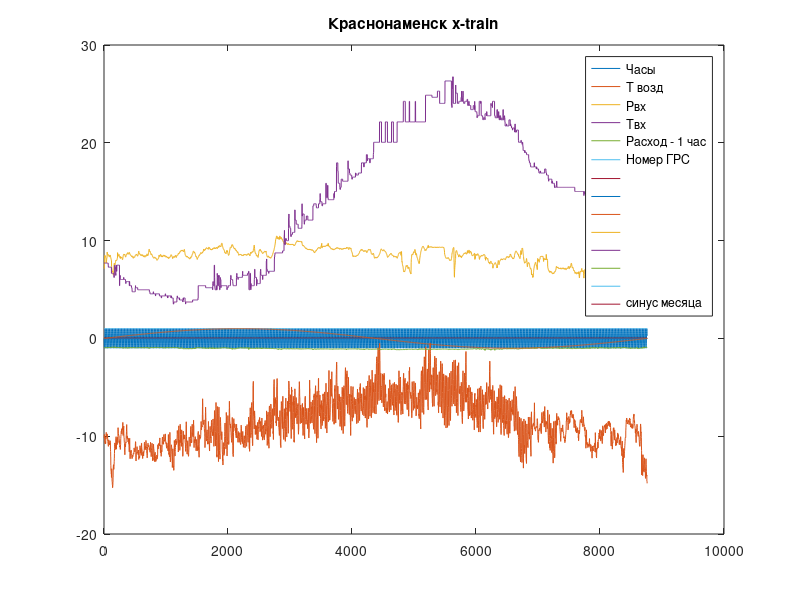
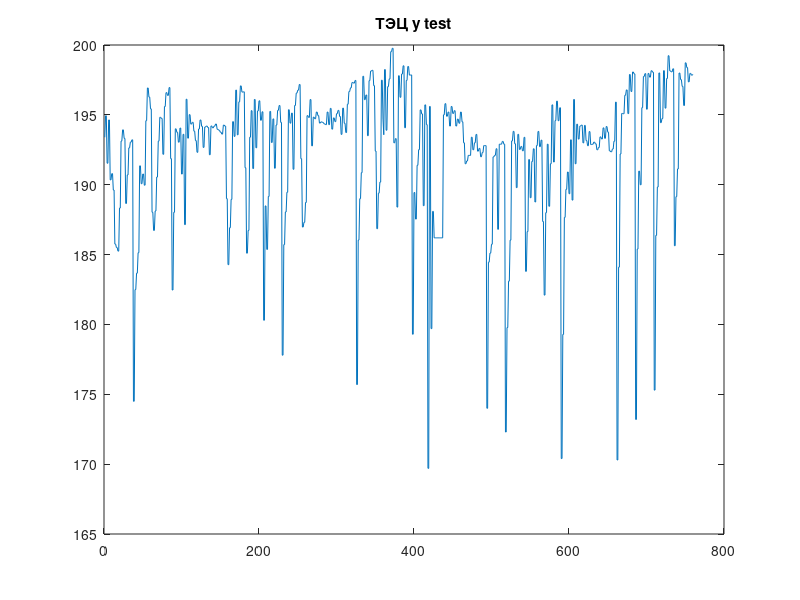

The MATLAB source for these figures, in order: (Note: this script raises an error after producing the figures.)
%скрипт для обучения нейросети для ГРС
clear
%%
load x_9
load temper
load data_zelenograds
load data_Kaliningrad_1
load data_Kaliningrad_2
load data_sovetsk %соединенный
load dataGIS
load data_tec2
%% конкатенируем температуру и Х
for i = 1:4
    x{i} = [t1';x{i}]; %'
end
%%
% idx = [idx_1,idx_2,idx_3,idx_4,idx_3_1,idx_3_2,idx_3_4,idx_3_6,idx_5_1,idx_5_2,idx_8_1,idx_8_2];
% for i = 5:16
%     x{i} = [t1(1:idx(i-4),2)';x{i}];
%     x{i} = [t1(1:idx(i-4),1)';x{i}];
% end
%%    
%%
x{5} = [t1(1:idx_1,2)';x{5}]; %
x{5} = [t1(1:idx_1,1)';x{5}]; %
x{6} = [t1(idx_2:end,2)';x{6}]; %
x{6} = [t1(idx_2:end,1)';x{6}]; %
x{7} = [t1(1:idx_3,2)';x{7}]; %
x{7} = [t1(1:idx_3,1)';x{7}]; %
x{8} = [t1(idx_4:end,2)';x{8}]; %
x{8} = [t1(idx_4:end,1)';x{8}]; %
x{9} = [t1(1:idx_3_1,2)';x{9}]; %
x{9} = [t1(1:idx_3_1,1)';x{9}]; %
x{10} = [t1(idx_3_2+1:idx_3_3,2)';x{10}]; %
x{10} = [t1(idx_3_2+1:idx_3_3,1)';x{10}]; %
x{11} = [t1(idx_3_4+1:idx_3_5,2)';x{11}]; %
x{11} = [t1(idx_3_4+1:idx_3_5,1)';x{11}]; %
x{12} = [t1(idx_3_6:end,2)';x{12}]; %
x{12} = [t1(idx_3_6:end,1)';x{12}]; %
x{13} = [t1(1:idx_5_1,2)';x{13}]; %
x{13} = [t1(1:idx_5_1,1)';x{13}]; %
x{14} = [t1(idx_5_2:end,2)';x{14}]; %
x{14} = [t1(idx_5_2:end,1)';x{14}]; %
x{15} = [t1(1:idx_8_1,2)';x{15}]; %
x{15} = [t1(1:idx_8_1,1)';x{15}]; %
x{16} = [t1(idx_8_2:end,2)';x{16}]; %
x{16} = [t1(idx_8_2:end,1)';x{16}]; %
%% можно удалить какие-то переменные на входе
for i = 1:numel(x)-2 % для грс
    x{i}([4,6],:) = []; % удаляем переменные на входе. 1 - Часы, 2 - Т возд, 3-Рвх, 4 - Рвых, 5 - Твых, 6 - Q Расход
end
%%
for i = numel(x)-1:numel(x) % для гис
    x{i}([2,3],:) = []; % удаляем переменные на входе. 1 - Часы, 2 - Т возд, 3-Рвх, 4 - Рвых, 5 - Твых, 6 - Q Расход
end
%%
x{17} = [t1,t9]';
%%
for i = 1:numel(x)
    x{i}(1,:) = sin(x{i}(1,:)/24*2*pi);% замена дней на синус дней
    x{i}(end+1,:) = sin((1:numel(x{i}(1,:)))/numel(x{i}(1,:))*2*pi);%добавили строку, означающую месяц и взяли сиинус
end

%% формируем строку ответов, это расход
for i = 1:numel(x)
     y{i} = x{i}(5,1:end);
end
%% подали выходную переменную саму на себя, сдвинув на 1 шаг
for i = 1:numel(x)
    x{i}(5,1:end-1) = x{i}(5,2:end);
    %было x{i} = [x{i}(:,2:end)];
end
%% формируем обучающую и тестовую выборки, сначала берем первые 3 ячейки целиком,потому что в 4-й будем отделять часть данных для тестовой выборки
x_train = x(1:16);% обучающая выборка для входного параметра, первые 3 ГРС
y_train = y(1:16); % обучающая выборка для выходного параметра, первые 3 ГРС
%%
N_split = 8000;
x_train{17} = x{17}(:,1:N_split);% обучающая выборка для входного параметра, часть из 4 ГРС
y_train{17} = y{17}(1:N_split); % обучающая выборка для выходного параметра, часть из 4 ГРС

x_test = x{17}(:,N_split+1:end);
y_test = y{17}(N_split+1:end); 
%% Получаем параметры нормировки
m = zeros(4,numel(x_train)); s = m;
for i=1:numel(x_train)% число ячеек - грс в массиве х
    %for j = 2:5  % число нормируемых входных  переменных в каждой грс в массиве x_train
    m(:,i) = mean(x_train{i}(2:5,:),2);
    s(:,i) = std(x_train{i, 1}(2:5,:),[],2);
    %end
end
%%
%% Нормировка x_train
for i=1:numel(x_train)% число ячеек - грс в массиве х
    for j = 2:5 % число нормируемых строк-входных  переменных в каждой грс в массиве х
    x_train{i, 1}(j,1:end) = (x_train{i, 1}(j,1:end) - m(j))./s(j);
    end
end
%% Нормировка x_test

for j = 2:5 % число нормируемых строк-входных  переменных в каждой грс в массиве х
    x_test(j,1:end) = (x_test(j,1:end) - m(j))./s(j);
end
%% Валидация: случайным образом из 16 временных рядов: 
n_split = 0.8; % 80% данных на обучение и 20% на валидацию
rng(1) % генератор случайных чисел - для повторяемости
n = randi([1,16]); % генерируем случайное число между 1 и 16 
n_val = numel(y_train{n}); % количество элементов в train
n_train = round(n_val*n_split);

x_val = x_train{n}(:,n_train+1:end);
x_train{n} = x_train{n}(:,1:n_train);

y_val = y_train{n}(n_train+1:end);
y_train{n} = y_train{n}(:,1:n_train);


 
%%
figure
plot(x_train{1}');
title("Краснонаменск x-train");
legend("Часы", "Т возд", "Рвх", "Твх", "Расход - 1 час", "Номер ГРС"," ", " "," "," ", " ", " ", " ", "синус месяца");
% figure
% plot(x_train{10}');
% title("Калиниград 2 x train");
% legend("Часы", "Т возд", "Рвх", "Твх", "Расход - 1 час", " ", "Номер ГРС"," "," "," ", " ", " ", " ", "синус месяца");
% figure
% plot(x_train{11}');
% title("Калиниград 2 x train");
% legend("Часы", "Т возд", "Рвх", "Твх", "Расход - 1 час", " ", "Номер ГРС"," "," "," ", " ", " ",  " ","синус месяца");
figure
plot(x_train{17}');
title("ТЭЦ x train");
legend("Часы", "Т возд", "Рвх", "Твх", "Расход - 1 час", " ", "Номер ГРС"," "," "," ", " ", " ", " ", "синус месяца");
%%
x_train = x_train';
y_train = y_train';
% %%
% x_test = x{17}(:,8001:end);% тестовая выборка, вторая часть из 4 ГРС
% y_test = y{17}(8001:end);% тестовая выборка для выходного параметра
%%
plot(x_test');
title("ТЭЦ x test");
legend("Часы", "Т возд", "Рвх", "Твх", "Расход - 1 час", " ", " "," "," ", " ", " "," ", "Номер ГРС", "синус месяца");
%%
plot(y_test);
title("ТЭЦ y test");
%%
% layer = [sequenceInputLayer(16), lstmLayer(128),fullyConnectedLayer(1), regressionLayer];
load net_gts_all.mat
%%
ops = trainingOptions("adam","Plots","training-progress",'MaxEpochs',100, "ValidationData", {x_val, y_val}, ...
    "InitialLearnRate", 0.01, "LearnRateSchedule", "piecewise", "LearnRateDropPeriod", 40, "LearnRateDropFactor", 0.3,'MiniBatchSize', 1);
%%
net = trainNetwork(x_train, y_train, net.Layers, ops);
%%
save net_gts_all net;
%%
y_pred = predict(net,x_test);
% plot(y_pred)
% hold on
% plot(y_test)
% title("Forecast with test before")
% %%
% figure 
difference = y_pred - y_test;
% plot(difference);
% title("Difference for test before")
%%
% y_pred_all = predict(net,x);
% figure 
% plot(y_pred_all{end});
% hold on
% plot(y{end});
% title("Forecast all before")
%%
rmse_before = sqrt(mean((difference).^2)); % Calculate the root-mean-square error (RMSE).
%%
figure
subplot(2,1,1)
plot(y_test)
hold on
plot(y_pred,'.-')
hold off
legend(["ТЭЦ Observed before" "ТЭЦ Predicted before"])
ylabel("Cases")
title("ТЭЦ Forecast for test before")
%%
subplot(2,1,2)
stem(y_pred - y_test)
xlabel("Month")
ylabel("Error")
title("RMSE before = " + rmse_before)
%%
net = resetState(net);% Сброс состояния сети предотвращает влияние предыдущих прогнозов на прогнозы новых данных. 
net = predictAndUpdateState(net,x_train,'MiniBatchSize', 1); % затем инициализируйте состояние сети, предсказав обучающие данные.
%% Predict on each time step. For each prediction, predict the next time step using the observed value of the previous time step. 
y_pred = [];
for k = 1:length(x_test)
    [net,y_pred(:,k)] = predictAndUpdateState(net,x_test(:,k),'MiniBatchSize', 1);
end
%% 
% y_pred = predict(net,x_test);
% figure
% plot(y_pred)
% hold on
% plot(y_test)
%%
% figure 
difference = y_pred - y_test;
% plot(difference);
%%
% y_pred_all = predict(net,x);
% figure 
% plot(y_pred_all{end});
% hold on
% plot(y{end});
%%
rmse = sqrt(mean((difference).^2)); % Calculate the root-mean-square error (RMSE).
%%
figure
subplot(2,1,1)
plot(y_test)
hold on
plot(y_pred,'.-')
hold off
legend(["Observed" "Predicted"])
ylabel("Cases")
title("Forecast with Updates")
%%
subplot(2,1,2)
stem(y_pred - y_test)
xlabel("Month")
ylabel("Error")
title("RMSE = " + rmse)